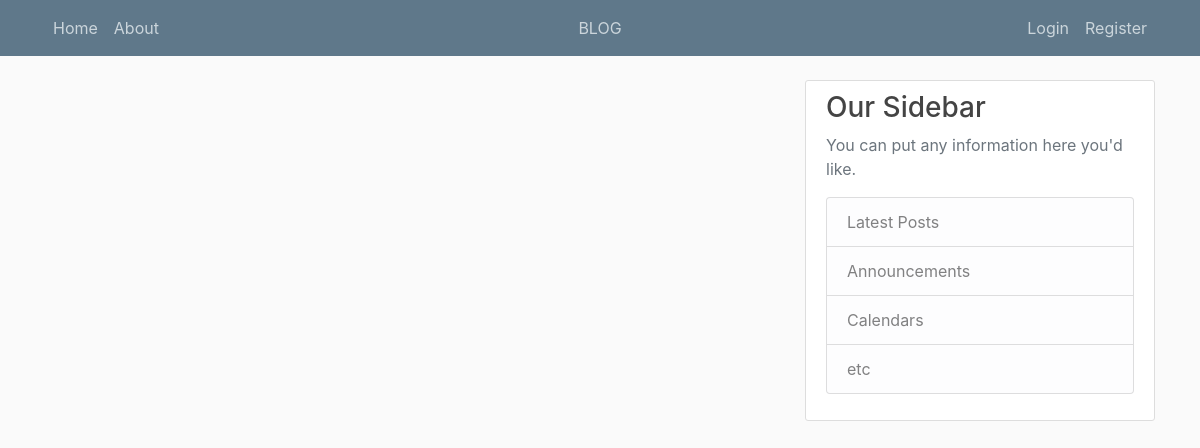
/blog/, run on an earlier commit of the app's database.
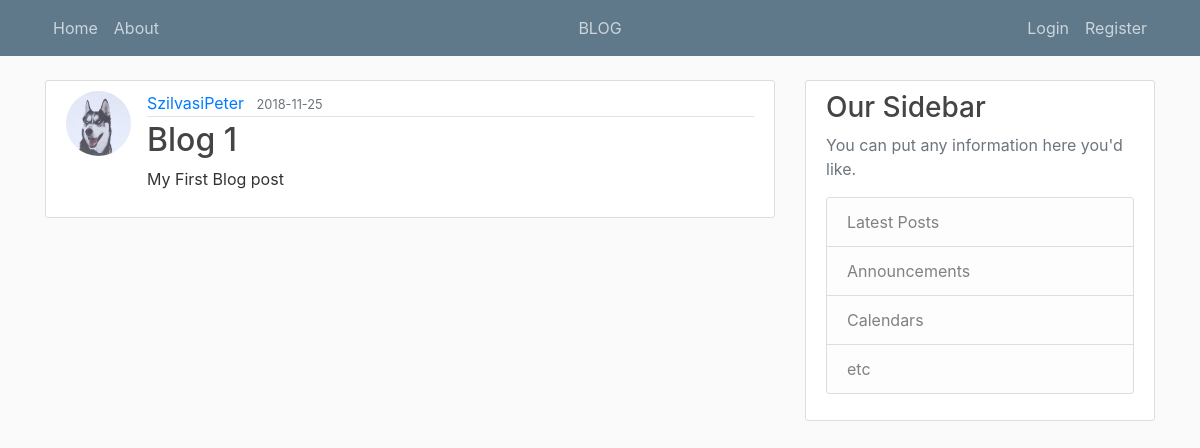
And on a later commit of the database.
### app/models.py (models this page shows, shortened)
class Post(db.Model):
	id = db.Column(db.Integer, primary_key=True)
	title = db.Column(db.String(100), nullable=False)
	date_posted = db.Column(db.DateTime, nullable=False, default=datetime.utcnow)
	content = db.Column(db.Text, nullable=False)
	user_id = db.Column(db.Integer, db.ForeignKey('user.id'), nullable=False)

class User(db.Model, UserMixin):
	id = db.Column(db.Integer, primary_key=True)
	username = db.Column(db.String(20), unique=True, nullable=False)
	email = db.Column(db.String(120), unique=True, nullable=False)
	image_file = db.Column(db.String(20), nullable=False, default='default.jpg')
	password = db.Column(db.String(60), nullable=False)
	posts = db.relationship('Post', backref='author', lazy=True)

### app/views.py (the view)
@app.route('/blog/')
def blog():
	posts = Post.query.all()
	return render_template("blog.html", posts=posts, title="Blog")

### app/templates/blog.html
{% extends "layout.html" %}
{% block content %}
	{% for post in posts %}
		<article class="media content-section">
          <img class="rounded-circle article-img" src="{{ url_for('static', filename='profile_pics/' + post.author.image_file) }}">
          <div class="media-body">
            <div class="article-metadata">
              <a class="mr-2" href="#">{{ post.author.username }}</a>
              <small class="text-muted">{{ post.date_posted.strftime('%Y-%m-%d') }}</small>
            </div>
            <h2><a class="article-title">{{ post.title }}</a></h2>
            <p class="article-content">{{ post.content }}</p>
          </div>
		</article>
	{% endfor %}
{% endblock content %}

### app/templates/layout.html (shortened to what this page needs)
<!DOCTYPE html>
<html>
<head>
	<link rel="stylesheet" href="{{ url_for('static', filename='css/bootstrap.min.css') }}">
	<link rel="stylesheet" type="text/css" href="{{ url_for('static', filename='css/blog.css')}}">
</head>
<body>
	<header class="site-header">
  	<nav class="navbar navbar-expand-md navbar-dark bg-steel fixed-top">
    <div class="container">
      <div class="collapse navbar-collapse" id="navbarToggle">
        <div class="navbar-nav mr-auto">
          <a class="nav-item nav-link" href="{{url_for('index')}}">Home</a>
          <a class="nav-item nav-link" href="{{url_for('blog_about')}}">About</a>
        </div>
        <div class="nav navbar-nav navbar-center">
          <a class="nav-item nav-link text-center" href="{{url_for('blog')}}">BLOG</a>
        </div>
        <div class="navbar-nav navbar-right">
          {% if current_user.is_authenticated %}
            <a class="nav-item nav-link" href="{{url_for('new_blog_post')}}">New Post</a>
            <a class="nav-item nav-link" href="{{url_for('account')}}">{{current_user.username}}</a>
            <a class="nav-item nav-link" href="{{url_for('logout')}}">Logout</a>
          {% else %}
            <a class="nav-item nav-link" href="{{url_for('login')}}">Login</a>
            <a class="nav-item nav-link" href="{{url_for('register')}}">Register</a>
          {% endif %}
        </div>
      </div>
    </div>
  </nav>
</header>
<main role="main" class="container">
  <div class="row">
    <div class="col-md-8">
      {% block content %}{% endblock %}
    </div>
    <div class="col-md-4">
      <div class="content-section">
        <h3>Our Sidebar</h3>
        <p class='text-muted'>You can put any information here you'd like.
          <ul class="list-group">
            <li class="list-group-item list-group-item-light">Latest Posts</li>
            <li class="list-group-item list-group-item-light">Announcements</li>
            <li class="list-group-item list-group-item-light">Calendars</li>
            <li class="list-group-item list-group-item-light">etc</li>
          </ul>
        </p>
      </div>
    </div>
  </div>
</main>
</body>
</html>

### app/static/css/blog.css (style rules this page uses)
body { background: #fafafa; color: #333333; margin-top: 5rem; }
h1, h2, h3, h4, h5, h6 { color: #444444; }
.bg-steel { background-color: #5f788a; }
.site-header .navbar-nav .nav-link { color: #cbd5db; }
.content-section { background: #ffffff; padding: 10px 20px; border: 1px solid #dddddd; border-radius: 3px; margin-bottom: 20px; }
.article-title { color: #444444; }
.article-content { white-space: pre-line; }
.article-img { height: 65px; width: 65px; margin-right: 16px; }
.article-metadata { padding-bottom: 1px; margin-bottom: 4px; border-bottom: 1px solid #e3e3e3 }
.navbar-nav.navbar-center { position: absolute; left: 50%; transform: translatex(-50%); }

What changed in the data, as far as the page shows it:
added Post: image_file (picture), author.username "SzilvasiPeter", date_posted "2018-11-25", title "Blog 1", content "My First Blog post"
